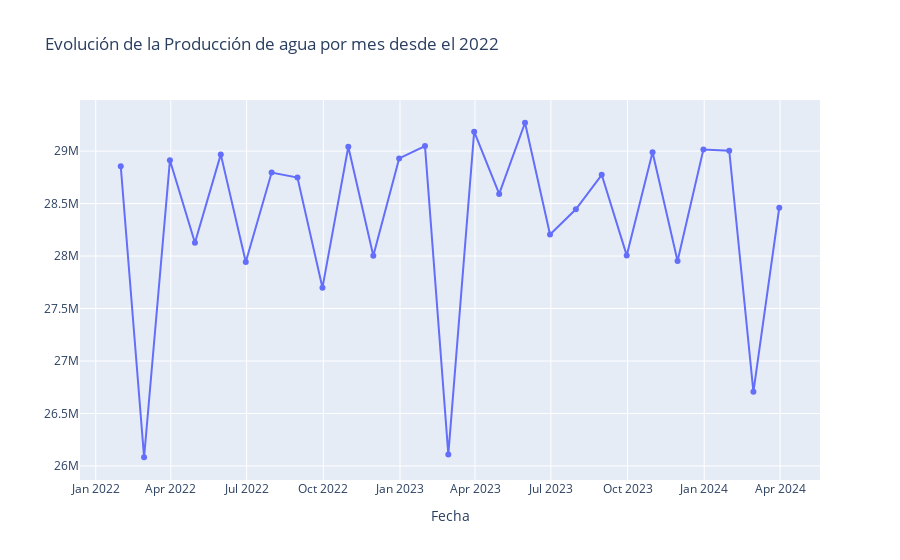

Source (notebook cell):
### Code cell
fig = go.Figure()

fig.add_trace(go.Scatter(
    x=data_por_mes.index,
    y=data_por_mes['prod_agua'],
    mode='lines+markers',
    name='Produccion Agua'
))

fig.update_layout(
    title='Evolución de la Producción de agua por mes desde el 2022',
    xaxis_title='Fecha',
)
fig.show()
